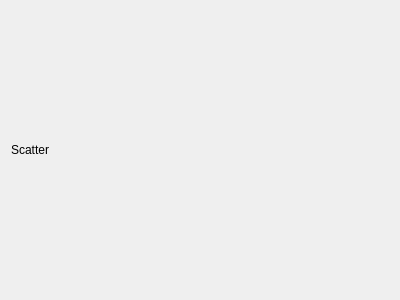
<?xml version="1.0" encoding="UTF-8"?>
<ui version="4.0">
 <class>ScatterChart</class>
 <widget class="QWidget" name="ScatterChart">
  <property name="geometry">
   <rect>
    <x>0</x>
    <y>0</y>
    <width>400</width>
    <height>300</height>
   </rect>
  </property>
  <property name="windowTitle">
   <string>Form</string>
  </property>
  <layout class="QGridLayout" name="gridLayout">
   <item row="0" column="0">
    <widget class="QLabel" name="label">
     <property name="text">
      <string>Scatter</string>
     </property>
    </widget>
   </item>
  </layout>
 </widget>
 <resources/>
 <connections/>
</ui>
